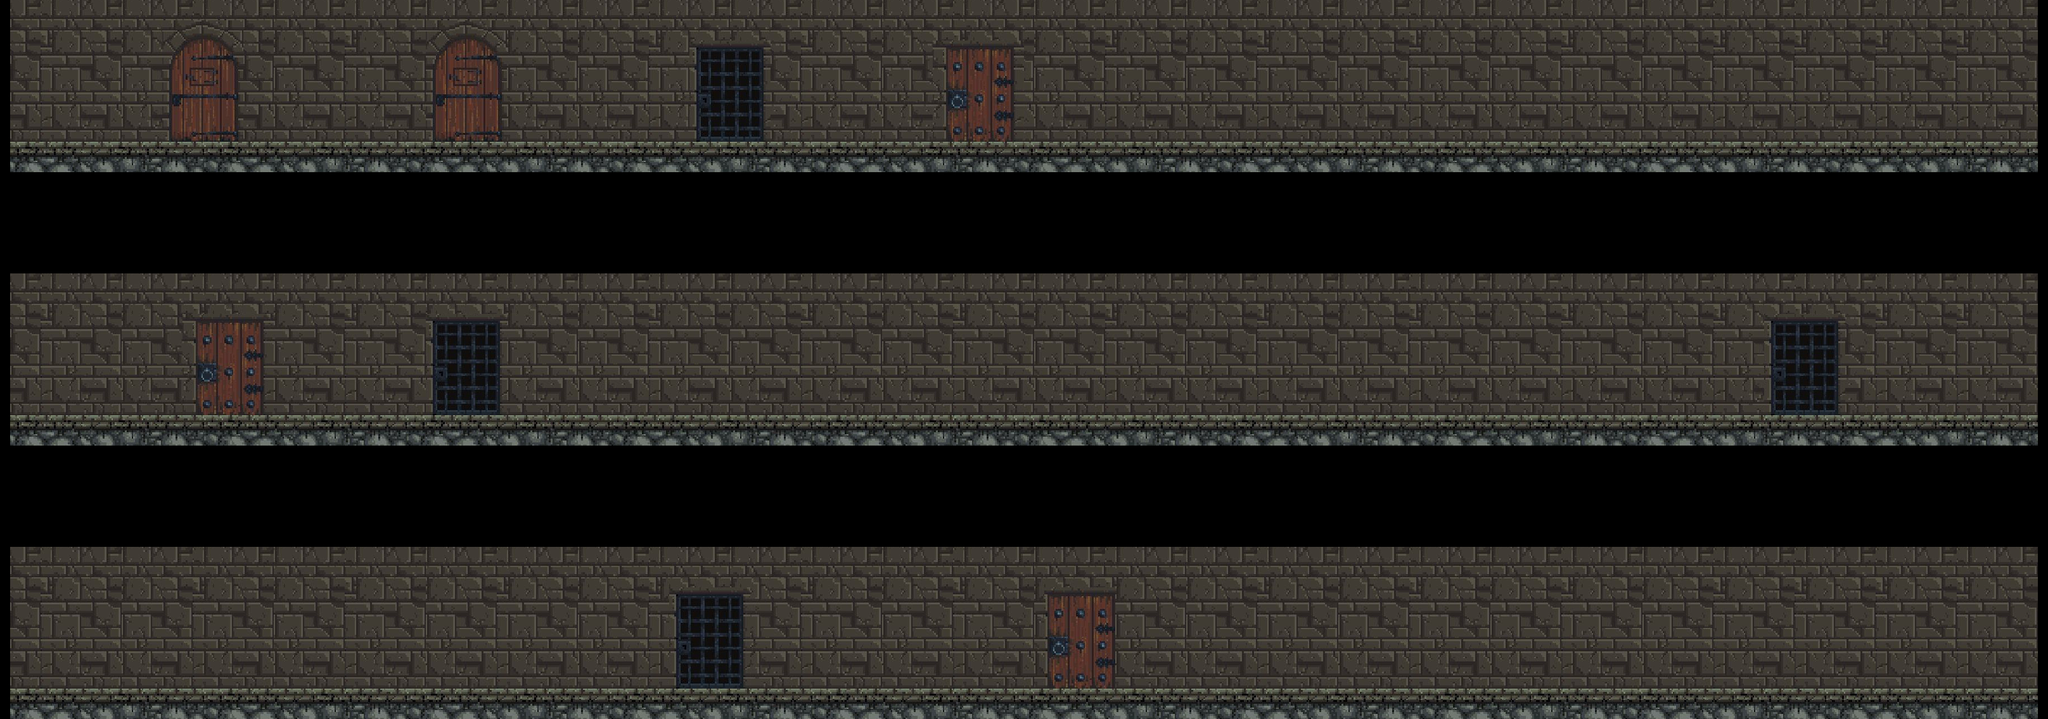

Below is a game level as drawn by its tile map, then a one-line description and the .tmx that defines it (tile-layer data replaced by summaries):
An orthogonal 202x71 tile map with 16x16 px tiles, 5 tile layers (background, ground, door-area, door-level, ...) and 20 objects.

<map version="1.2" tiledversion="1.3.0" orientation="orthogonal" renderorder="right-down" compressionlevel="0" width="202" height="71" tilewidth="16" tileheight="16" infinite="0" nextlayerid="25" nextobjectid="40">
 <tileset firstgid="1" source="../../World/Dungeon-Door.tsx" />
 <layer id="2" name="background" width="202" height="71">
  <data>[14342 cells, 8400 non-empty, 112 distinct tile ids]</data>
 </layer>
 <layer id="1" name="ground" width="202" height="71">
  <data>[14342 cells, 1800 non-empty, 120 distinct tile ids]</data>
 </layer>
 <layer id="3" name="door-area" width="202" height="71">
  <data>[14342 cells, 320 non-empty, 80 distinct tile ids]</data>
 </layer>
 <layer id="4" name="door-level" width="202" height="71">
  <data>[14342 cells, 192 non-empty, 96 distinct tile ids]</data>
 </layer>
 <layer id="5" name="door-hide" width="202" height="71">
  <data>[14342 cells, 250 non-empty, 90 distinct tile ids]</data>
 </layer>
 <objectgroup id="8" name="ground-object">
  <object id="2" x="16" y="223.333" width="3200" height="50" />
  <object id="3" x="16" y="656.333" width="3200.33" height="48" />
  <object id="5" x="16" y="1087.67" width="3199.75" height="48" />
 </objectgroup>
 <objectgroup id="9" name="door-area-object-f1-t2">
  <object id="12" x="1092.67" y="66.6667" width="118" height="155.333" />
 </objectgroup>
 <objectgroup id="11" name="door-area-object-f2-t3">
  <object id="18" x="2795" y="503" width="108" height="152" />
 </objectgroup>
 <objectgroup id="12" name="door-area-object-f2-t1">
  <object id="17" x="682" y="504" width="103" height="150" />
 </objectgroup>
 <objectgroup id="13" name="door-area-object-f3-t2">
  <object id="19" x="1067" y="938.667" width="105.333" height="149" />
 </objectgroup>
 <objectgroup id="16" name="door-level-obect-toLevel3">
  <object id="28" x="664" y="24" width="142" height="197" />
 </objectgroup>
 <objectgroup id="17" name="door-hide-area1">
  <object id="21" x="308.5" y="508.5" width="107" height="148" />
  <object id="22" x="1652.5" y="939" width="105.5" height="148.5" />
  <object id="23" x="1493.5" y="73.5" width="103.5" height="149.5" />
 </objectgroup>
 <objectgroup id="23" name="door-hide-area2" />
 <objectgroup id="24" name="door-hide-area3" />
 <objectgroup id="20" name="chest-object-area1">
  <object id="35" x="2155.21" y="160.015" width="66.3333" height="57" rotation="180" />
 </objectgroup>
 <objectgroup id="21" name="chest-object-area2">
  <object id="34" x="1803.56" y="595.076" width="66.3333" height="57" rotation="180" />
 </objectgroup>
 <objectgroup id="22" name="chest-object-area3">
  <object id="25" x="2916.5" y="1030.17" width="66.3333" height="57" />
 </objectgroup>
 <objectgroup id="19" name="wall-object">
  <object id="6" x="-0.666667" y="-0.666667" width="15.3333" height="273.333" />
  <object id="7" x="0.33335" y="432" width="15.3333" height="273.333" />
  <object id="8" x="3217" y="864.333" width="15.3333" height="273.333" />
  <object id="9" x="1.00002" y="863.833" width="15.3333" height="273.333" />
  <object id="10" x="3216.33" y="432.333" width="15.3333" height="273.333" />
  <object id="11" x="3216" y="-0.333167" width="15.3333" height="273.333" />
 </objectgroup>
</map>